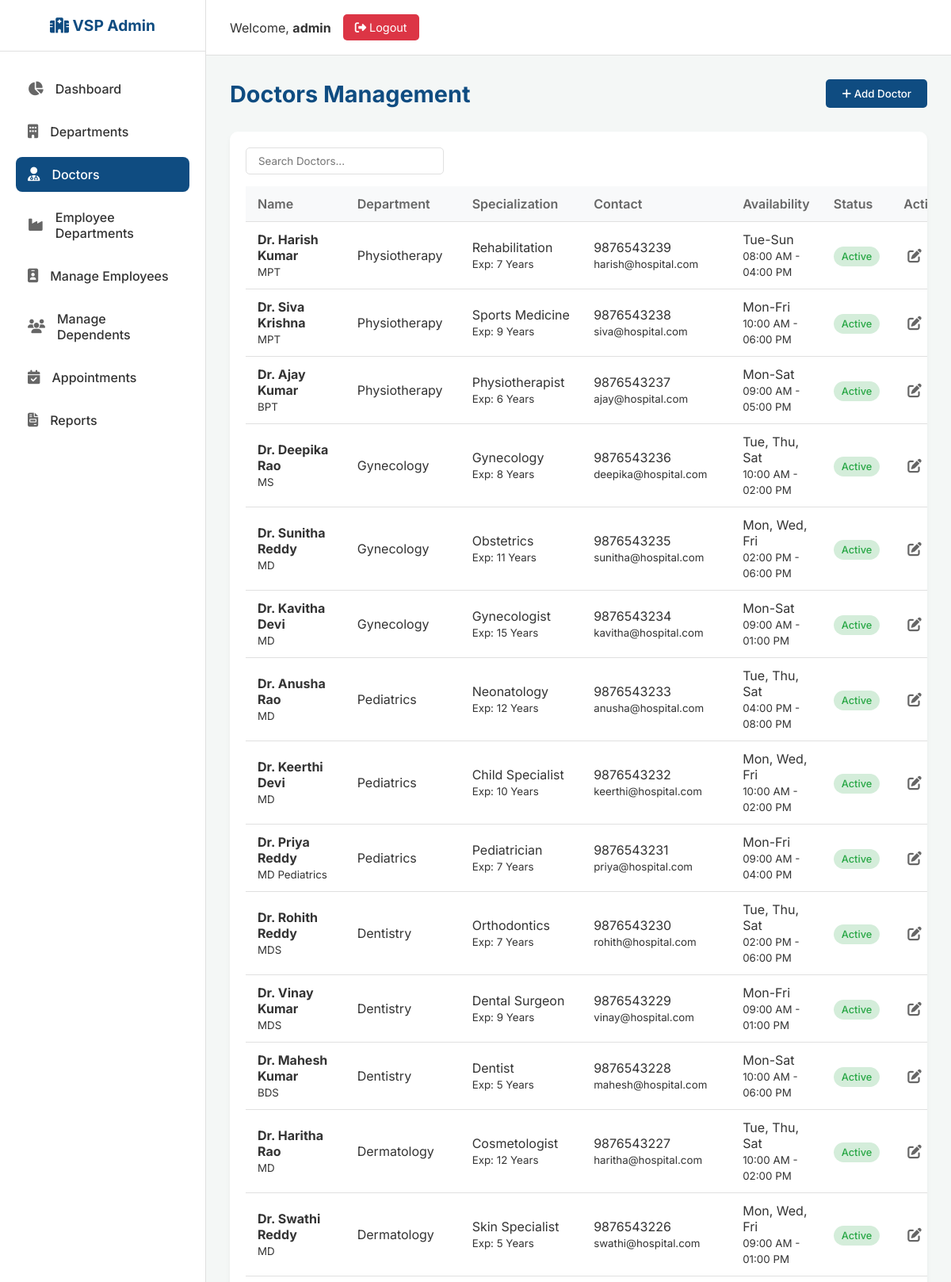
/admin/doctors (signed in, upper part), run on the app's committed database.
### tables this page shows
CREATE TABLE doctors (
            id INTEGER PRIMARY KEY AUTOINCREMENT,
            name TEXT NOT NULL,
            department_id INTEGER,
            specialization TEXT,
            qualification TEXT,
            experience TEXT,
            phone_number TEXT,
            email TEXT,
            available_days TEXT,
            available_time_slots TEXT,
            status TEXT DEFAULT 'Active',
            profile_photo TEXT,
            FOREIGN KEY (department_id) REFERENCES departments (id)
        );

CREATE TABLE departments (
            id INTEGER PRIMARY KEY AUTOINCREMENT,
            department_code TEXT UNIQUE NOT NULL,
            name TEXT NOT NULL,
            description TEXT,
            status TEXT DEFAULT 'Active',
            created_date TEXT NOT NULL
        );

### app.py (the view, shortened to what this page needs)
@app.route('/admin/doctors', methods=['GET', 'POST'])
def admin_doctors():
    if not check_admin(): return redirect(url_for('login'))
    conn = get_db_connection()
    doctors = conn.execute('''
        SELECT d.*, dep.name as dept_name
        FROM doctors d
        LEFT JOIN departments dep ON d.department_id = dep.id
        ORDER BY d.id DESC
    ''').fetchall()
    departments = conn.execute('SELECT * FROM departments WHERE status="Active"').fetchall()
    conn.close()
    return render_template('admin_doctors.html', doctors=doctors, departments=departments)

### app.py (called while the page is built)
def get_db_connection():
    conn = sqlite3.connect('hospital.db')
    conn.row_factory = sqlite3.Row
    return conn

def check_admin():
    if not session.get('user_id') or session.get('role') != 'admin':
        return False
    return True

### templates/admin_doctors.html (shortened to what this page needs)
{% extends "admin_base.html" %}
{% block content %}
<div class="page-header">
    <h1 class="page-title">Doctors Management</h1>
    <button class="btn-primary" data-modal-target="addDocModal"><i class="fas fa-plus"></i> Add Doctor</button>
</div>
<div class="table-container">
    <div class="table-header">
        <input type="text" class="search-box" id="docSearch" data-target="#docTable" placeholder="Search Doctors...">
    </div>
    <table class="data-table" id="docTable">
        <thead>
            <tr>
                <th>Name</th>
                <th>Department</th>
                <th>Specialization</th>
                <th>Contact</th>
                <th>Availability</th>
                <th>Status</th>
                <th>Actions</th>
            </tr>
        </thead>
        <tbody>
            {% for doc in doctors %}
            <tr>
                <td><strong>{{ doc.name }}</strong><br><small>{{ doc.qualification }}</small></td>
                <td>{{ doc.dept_name }}</td>
                <td>{{ doc.specialization }}<br><small>Exp: {{ doc.experience }}</small></td>
                <td>{{ doc.phone_number }}<br><small>{{ doc.email }}</small></td>
                <td>{{ doc.available_days }}<br><small>{{ doc.available_time_slots }}</small></td>
                <td>
                    <span class="badge {% if doc.status == 'Active' %}badge-active{% else %}badge-inactive{% endif %}">
                        {{ doc.status }}
                    </span>
                </td>
                <td class="action-btns">
                    <button class="edit" data-modal-target="editDocModal"
                            data-id="{{ doc.id }}"
                            data-name="{{ doc.name }}"
                            data-department_id="{{ doc.department_id }}"
                            data-specialization="{{ doc.specialization }}"
                            data-qualification="{{ doc.qualification }}"
                            data-experience="{{ doc.experience }}"
                            data-phone_number="{{ doc.phone_number }}"
                            data-email="{{ doc.email }}"
                            data-available_days="{{ doc.available_days }}"
                            data-available_time_slots="{{ doc.available_time_slots }}"
                            data-status="{{ doc.status }}"
                            title="Edit">
                        <i class="fas fa-edit"></i>
                    </button>
                </td>
            </tr>
            {% else %}
            <tr>
                <td colspan="7" style="text-align: center;">No doctors found.</td>
            </tr>
            {% endfor %}
        </tbody>
    </table>
</div>
{% endblock %}

### static/css/admin_style.css (style rules this page uses)
:root { --primary-color: #0f4c81; --secondary-color: #1a73e8; --accent-color: #fca311; --bg-color: #f4f7f6; --sidebar-bg: #ffffff; --text-main: #333333; --text-muted: #666666; --success-color: #28a745; --danger-color: #dc3545; --warning-color: #ffc107; --info-color: #17a2b8; --border-color: #e0e0e0; --card-shadow: 0 4px 6px rgba(0,0,0,0.05); --transition-speed: 0.3s; }
* { margin: 0; padding: 0; box-sizing: border-box; font-family: 'Inter', 'Segoe UI', Tahoma, Geneva, Verdana, sans-serif; }
body { background-color: var(--bg-color); color: var(--text-main); display: flex; min-height: 100vh; overflow-x: hidden; }
.page-header { display: flex; justify-content: space-between; align-items: center; margin-bottom: 30px; }
.page-title { font-size: 1.8rem; color: var(--primary-color); }
.table-container { background: #fff; border-radius: 10px; padding: 20px; box-shadow: var(--card-shadow); overflow-x: auto; }
.table-header { display: flex; justify-content: space-between; align-items: center; margin-bottom: 15px; }
.search-box { padding: 8px 15px; border: 1px solid var(--border-color); border-radius: 5px; width: 250px; outline: none; }
.btn-primary { background-color: var(--primary-color); color: white; padding: 10px 20px; border: none; border-radius: 5px; cursor: pointer; font-weight: 500; text-decoration: none; display: inline-block; transition: background 0.3s; }
.data-table { width: 100%; border-collapse: collapse; }
.data-table th, .data-table td { padding: 12px 15px; text-align: left; border-bottom: 1px solid var(--border-color); }
.data-table th { background-color: #f8f9fa; color: var(--text-muted); font-weight: 600; }
.badge { padding: 5px 10px; border-radius: 20px; font-size: 0.8rem; font-weight: 500; }
.badge-active { background-color: #d4edda; color: var(--success-color); }
.action-btns button, .action-btns a { border: none; background: none; cursor: pointer; font-size: 1.1rem; margin: 0 5px; color: var(--text-muted); }

### data on the page
doctors: name "Dr. Harish Kumar", qualification "MPT", dept_name "Physiotherapy", specialization "Rehabilitation", experience "7 Years", phone_number "9876543239", email "harish@hospital.com", available_days "Tue-Sun", available_time_slots "08:00 AM - 04:00 PM", status "Active"
doctors: name "Dr. Siva Krishna", qualification "MPT", dept_name "Physiotherapy", specialization "Sports Medicine", experience "9 Years", phone_number "9876543238", email "siva@hospital.com", available_days "Mon-Fri", available_time_slots "10:00 AM - 06:00 PM", status "Active"
doctors: name "Dr. Ajay Kumar", qualification "BPT", dept_name "Physiotherapy", specialization "Physiotherapist", experience "6 Years", phone_number "9876543237", email "ajay@hospital.com", available_days "Mon-Sat", available_time_slots "09:00 AM - 05:00 PM", status "Active"
doctors: name "Dr. Deepika Rao", qualification "MS", dept_name "Gynecology", specialization "Gynecology", experience "8 Years", phone_number "9876543236", email "deepika@hospital.com", available_days "Tue, Thu, Sat", available_time_slots "10:00 AM - 02:00 PM", status "Active"
doctors: name "Dr. Sunitha Reddy", qualification "MD", dept_name "Gynecology", specialization "Obstetrics", experience "11 Years", phone_number "9876543235", email "sunitha@hospital.com", available_days "Mon, Wed, Fri", available_time_slots "02:00 PM - 06:00 PM", status "Active"
doctors: name "Dr. Kavitha Devi", qualification "MD", dept_name "Gynecology", specialization "Gynecologist", experience "15 Years", phone_number "9876543234", email "kavitha@hospital.com", available_days "Mon-Sat", available_time_slots "09:00 AM - 01:00 PM", status "Active"
doctors: name "Dr. Anusha Rao", qualification "MD", dept_name "Pediatrics", specialization "Neonatology", experience "12 Years", phone_number "9876543233", email "anusha@hospital.com", available_days "Tue, Thu, Sat", available_time_slots "04:00 PM - 08:00 PM", status "Active"
doctors: name "Dr. Keerthi Devi", qualification "MD", dept_name "Pediatrics", specialization "Child Specialist", experience "10 Years", phone_number "9876543232", email "keerthi@hospital.com", available_days "Mon, Wed, Fri", available_time_slots "10:00 AM - 02:00 PM", status "Active"
doctors: name "Dr. Priya Reddy", qualification "MD Pediatrics", dept_name "Pediatrics", specialization "Pediatrician", experience "7 Years", phone_number "9876543231", email "priya@hospital.com", available_days "Mon-Fri", available_time_slots "09:00 AM - 04:00 PM", status "Active"
doctors: name "Dr. Rohith Reddy", qualification "MDS", dept_name "Dentistry", specialization "Orthodontics", experience "7 Years", phone_number "9876543230", email "rohith@hospital.com", available_days "Tue, Thu, Sat", available_time_slots "02:00 PM - 06:00 PM", status "Active"
doctors: name "Dr. Vinay Kumar", qualification "MDS", dept_name "Dentistry", specialization "Dental Surgeon", experience "9 Years", phone_number "9876543229", email "vinay@hospital.com", available_days "Mon-Fri", available_time_slots "09:00 AM - 01:00 PM", status "Active"
doctors: name "Dr. Mahesh Kumar", qualification "BDS", dept_name "Dentistry", specialization "Dentist", experience "5 Years", phone_number "9876543228", email "mahesh@hospital.com", available_days "Mon-Sat", available_time_slots "10:00 AM - 06:00 PM", status "Active"
doctors: name "Dr. Haritha Rao", qualification "MD", dept_name "Dermatology", specialization "Cosmetologist", experience "12 Years", phone_number "9876543227", email "haritha@hospital.com", available_days "Tue, Thu, Sat", available_time_slots "10:00 AM - 02:00 PM", status "Active"
doctors: name "Dr. Swathi Reddy", qualification "MD", dept_name "Dermatology", specialization "Skin Specialist", experience "5 Years", phone_number "9876543226", email "swathi@hospital.com", available_days "Mon, Wed, Fri", available_time_slots "09:00 AM - 01:00 PM", status "Active"

### other printed values
{{ session.name }} "admin"
